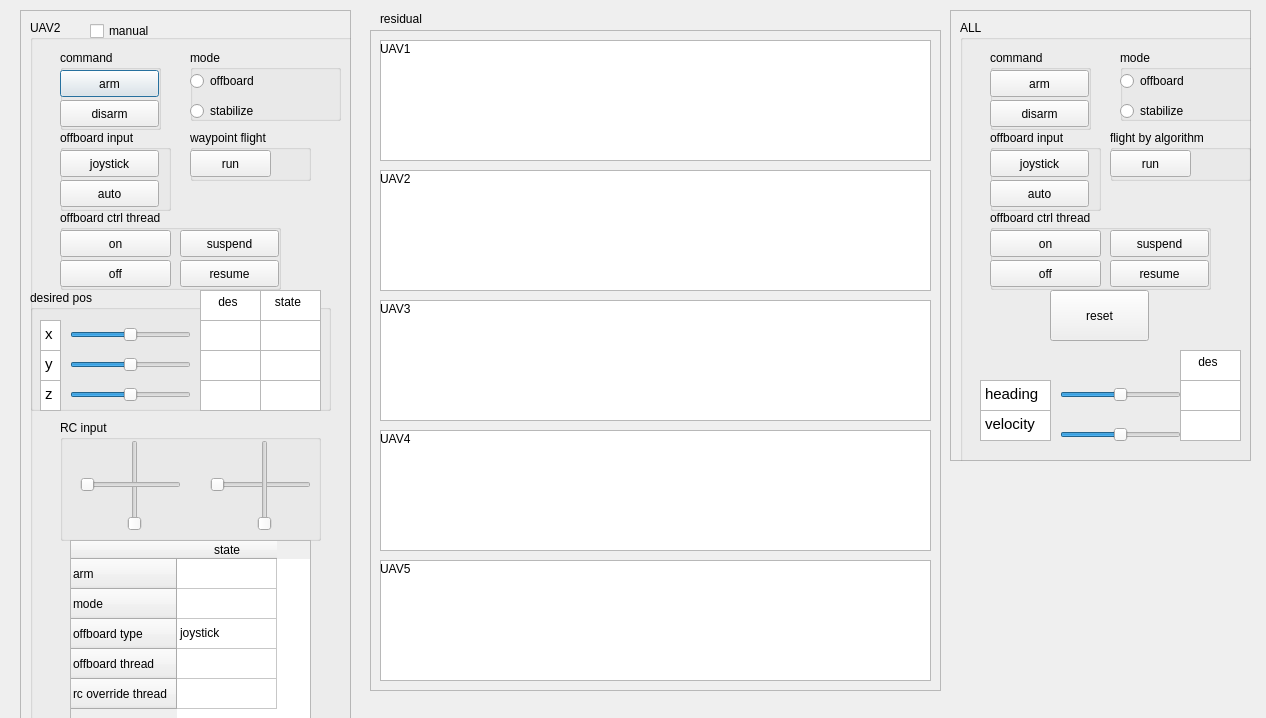
 <widget class="QDialog" name="Dialog">
  <property name="geometry">
   <rect>
    <x>0</x>
    <y>0</y>
    <width>1266</width>
    <height>718</height>
   </rect>
  </property>
  <property name="windowTitle">
   <string>Dialog</string>
  </property>
  <widget class="QFrame" name="frame">
   <property name="geometry">
    <rect>
     <x>370</x>
     <y>30</y>
     <width>571</width>
     <height>661</height>
    </rect>
   </property>
   <property name="frameShape">
    <enum>QFrame::StyledPanel</enum>
   </property>
   <property name="frameShadow">
    <enum>QFrame::Raised</enum>
   </property>
   <widget class="QGraphicsView" name="graphicsView_1">
    <property name="geometry">
     <rect>
      <x>10</x>
      <y>10</y>
      <width>551</width>
      <height>121</height>
     </rect>
    </property>
   </widget>
   <widget class="QGraphicsView" name="graphicsView_2">
    <property name="geometry">
     <rect>
      <x>10</x>
      <y>140</y>
      <width>551</width>
      <height>121</height>
     </rect>
    </property>
   </widget>
   <widget class="QGraphicsView" name="graphicsView_3">
    <property name="geometry">
     <rect>
      <x>10</x>
      <y>270</y>
      <width>551</width>
      <height>121</height>
     </rect>
    </property>
   </widget>
   <widget class="QGraphicsView" name="graphicsView_4">
    <property name="geometry">
     <rect>
      <x>10</x>
      <y>400</y>
      <width>551</width>
      <height>121</height>
     </rect>
    </property>
   </widget>
   <widget class="QGraphicsView" name="graphicsView_5">
    <property name="geometry">
     <rect>
      <x>10</x>
      <y>530</y>
      <width>551</width>
      <height>121</height>
     </rect>
    </property>
   </widget>
   <widget class="QLabel" name="label">
    <property name="geometry">
     <rect>
      <x>10</x>
      <y>10</y>
      <width>67</width>
      <height>17</height>
     </rect>
    </property>
    <property name="text">
     <string>UAV1</string>
    </property>
   </widget>
   <widget class="QLabel" name="label_2">
    <property name="geometry">
     <rect>
      <x>10</x>
      <y>140</y>
      <width>67</width>
      <height>17</height>
     </rect>
    </property>
    <property name="text">
     <string>UAV2</string>
    </property>
   </widget>
   <widget class="QLabel" name="label_3">
    <property name="geometry">
     <rect>
      <x>10</x>
      <y>270</y>
      <width>67</width>
      <height>17</height>
     </rect>
    </property>
    <property name="text">
     <string>UAV3</string>
    </property>
   </widget>
   <widget class="QLabel" name="label_4">
    <property name="geometry">
     <rect>
      <x>10</x>
      <y>400</y>
      <width>67</width>
      <height>17</height>
     </rect>
    </property>
    <property name="text">
     <string>UAV4</string>
    </property>
   </widget>
   <widget class="QLabel" name="label_5">
    <property name="geometry">
     <rect>
      <x>10</x>
      <y>530</y>
      <width>67</width>
      <height>17</height>
     </rect>
    </property>
    <property name="text">
     <string>UAV5</string>
    </property>
   </widget>
  </widget>
  <widget class="QLabel" name="label_6">
   <property name="geometry">
    <rect>
     <x>380</x>
     <y>10</y>
     <width>67</width>
     <height>17</height>
    </rect>
   </property>
   <property name="text">
    <string>residual</string>
   </property>
  </widget>
  <widget class="QFrame" name="frame_3">
   <property name="geometry">
    <rect>
     <x>20</x>
     <y>10</y>
     <width>331</width>
     <height>711</height>
    </rect>
   </property>
   <property name="frameShape">
    <enum>QFrame::StyledPanel</enum>
   </property>
   <property name="frameShadow">
    <enum>QFrame::Raised</enum>
   </property>
   <widget class="QGroupBox" name="groupBox_4">
    <property name="geometry">
     <rect>
      <x>10</x>
      <y>10</y>
      <width>331</width>
      <height>701</height>
     </rect>
    </property>
    <property name="title">
     <string>UAV2</string>
    </property>
    <widget class="QGroupBox" name="groupBox_7">
     <property name="geometry">
      <rect>
       <x>0</x>
       <y>270</y>
       <width>301</width>
       <height>121</height>
      </rect>
     </property>
     <property name="title">
      <string>desired pos</string>
     </property>
     <widget class="QSlider" name="horizontalSlider_des_x_1">
      <property name="geometry">
       <rect>
        <x>40</x>
        <y>30</y>
        <width>121</width>
        <height>29</height>
       </rect>
      </property>
      <property name="minimum">
       <number>-20</number>
      </property>
      <property name="maximum">
       <number>20</number>
      </property>
      <property name="value">
       <number>0</number>
      </property>
      <property name="sliderPosition">
       <number>0</number>
      </property>
      <property name="orientation">
       <enum>Qt::Horizontal</enum>
      </property>
     </widget>
     <widget class="QSlider" name="horizontalSlider_des_y_1">
      <property name="geometry">
       <rect>
        <x>40</x>
        <y>60</y>
        <width>121</width>
        <height>29</height>
       </rect>
      </property>
      <property name="minimum">
       <number>-20</number>
      </property>
      <property name="maximum">
       <number>20</number>
      </property>
      <property name="value">
       <number>0</number>
      </property>
      <property name="orientation">
       <enum>Qt::Horizontal</enum>
      </property>
     </widget>
     <widget class="QSlider" name="horizontalSlider_des_z_1">
      <property name="geometry">
       <rect>
        <x>40</x>
        <y>90</y>
        <width>121</width>
        <height>29</height>
       </rect>
      </property>
      <property name="minimum">
       <number>-20</number>
      </property>
      <property name="maximum">
       <number>20</number>
      </property>
      <property name="value">
       <number>0</number>
      </property>
      <property name="orientation">
       <enum>Qt::Horizontal</enum>
      </property>
     </widget>
     <widget class="QTextEdit" name="textEdit">
      <property name="geometry">
       <rect>
        <x>10</x>
        <y>30</y>
        <width>21</width>
        <height>31</height>
       </rect>
      </property>
      <property name="html">
       <string>&lt;!DOCTYPE HTML PUBLIC &quot;-//W3C//DTD HTML 4.0//EN&quot; &quot;http://www.w3.org/TR/REC-html40/strict.dtd&quot;&gt;
&lt;html&gt;&lt;head&gt;&lt;meta name=&quot;qrichtext&quot; content=&quot;1&quot; /&gt;&lt;style type=&quot;text/css&quot;&gt;
p, li { white-space: pre-wrap; }
&lt;/style&gt;&lt;/head&gt;&lt;body style=&quot; font-family:'Ubuntu'; font-size:11pt; font-weight:400; font-style:normal;&quot;&gt;
&lt;p style=&quot; margin-top:0px; margin-bottom:0px; margin-left:0px; margin-right:0px; -qt-block-indent:0; text-indent:0px;&quot;&gt;x&lt;/p&gt;&lt;/body&gt;&lt;/html&gt;</string>
      </property>
     </widget>
     <widget class="QTextEdit" name="textEdit_2">
      <property name="geometry">
       <rect>
        <x>10</x>
        <y>60</y>
        <width>21</width>
        <height>31</height>
       </rect>
      </property>
      <property name="html">
       <string>&lt;!DOCTYPE HTML PUBLIC &quot;-//W3C//DTD HTML 4.0//EN&quot; &quot;http://www.w3.org/TR/REC-html40/strict.dtd&quot;&gt;
&lt;html&gt;&lt;head&gt;&lt;meta name=&quot;qrichtext&quot; content=&quot;1&quot; /&gt;&lt;style type=&quot;text/css&quot;&gt;
p, li { white-space: pre-wrap; }
&lt;/style&gt;&lt;/head&gt;&lt;body style=&quot; font-family:'Ubuntu'; font-size:11pt; font-weight:400; font-style:normal;&quot;&gt;
&lt;p style=&quot; margin-top:0px; margin-bottom:0px; margin-left:0px; margin-right:0px; -qt-block-indent:0; text-indent:0px;&quot;&gt;y&lt;/p&gt;&lt;/body&gt;&lt;/html&gt;</string>
      </property>
     </widget>
     <widget class="QTextEdit" name="textEdit_3">
      <property name="geometry">
       <rect>
        <x>10</x>
        <y>90</y>
        <width>21</width>
        <height>31</height>
       </rect>
      </property>
      <property name="html">
       <string>&lt;!DOCTYPE HTML PUBLIC &quot;-//W3C//DTD HTML 4.0//EN&quot; &quot;http://www.w3.org/TR/REC-html40/strict.dtd&quot;&gt;
&lt;html&gt;&lt;head&gt;&lt;meta name=&quot;qrichtext&quot; content=&quot;1&quot; /&gt;&lt;style type=&quot;text/css&quot;&gt;
p, li { white-space: pre-wrap; }
&lt;/style&gt;&lt;/head&gt;&lt;body style=&quot; font-family:'Ubuntu'; font-size:11pt; font-weight:400; font-style:normal;&quot;&gt;
&lt;p style=&quot; margin-top:0px; margin-bottom:0px; margin-left:0px; margin-right:0px; -qt-block-indent:0; text-indent:0px;&quot;&gt;z&lt;/p&gt;&lt;/body&gt;&lt;/html&gt;</string>
      </property>
     </widget>
     <widget class="QPlainTextEdit" name="plainTextEdit_des_z_1">
      <property name="geometry">
       <rect>
        <x>170</x>
        <y>90</y>
        <width>61</width>
        <height>31</height>
       </rect>
      </property>
      <property name="plainText">
       <string/>
      </property>
     </widget>
     <widget class="QPlainTextEdit" name="plainTextEdit_des_x_1">
      <property name="geometry">
       <rect>
        <x>170</x>
        <y>30</y>
        <width>61</width>
        <height>31</height>
       </rect>
      </property>
      <property name="verticalScrollBarPolicy">
       <enum>Qt::ScrollBarAsNeeded</enum>
      </property>
      <property name="horizontalScrollBarPolicy">
       <enum>Qt::ScrollBarAlwaysOff</enum>
      </property>
      <property name="plainText">
       <string/>
      </property>
     </widget>
     <widget class="QPlainTextEdit" name="plainTextEdit_des_y_1">
      <property name="geometry">
       <rect>
        <x>170</x>
        <y>60</y>
        <width>61</width>
        <height>31</height>
       </rect>
      </property>
      <property name="plainText">
       <string/>
      </property>
     </widget>
     <widget class="QPlainTextEdit" name="plainTextEdit_state_x_1">
      <property name="geometry">
       <rect>
        <x>230</x>
        <y>30</y>
        <width>61</width>
        <height>31</height>
       </rect>
      </property>
      <property name="verticalScrollBarPolicy">
       <enum>Qt::ScrollBarAsNeeded</enum>
      </property>
      <property name="horizontalScrollBarPolicy">
       <enum>Qt::ScrollBarAlwaysOff</enum>
      </property>
      <property name="plainText">
       <string/>
      </property>
     </widget>
     <widget class="QPlainTextEdit" name="plainTextEdit_state_y_1">
      <property name="geometry">
       <rect>
        <x>230</x>
        <y>60</y>
        <width>61</width>
        <height>31</height>
       </rect>
      </property>
      <property name="plainText">
       <string/>
      </property>
     </widget>
     <widget class="QPlainTextEdit" name="plainTextEdit_state_z_1">
      <property name="geometry">
       <rect>
        <x>230</x>
        <y>90</y>
        <width>61</width>
        <height>31</height>
       </rect>
      </property>
      <property name="plainText">
       <string/>
      </property>
     </widget>
     <widget class="QPlainTextEdit" name="plainTextEdit_des_x_6">
      <property name="geometry">
       <rect>
        <x>170</x>
        <y>0</y>
        <width>61</width>
        <height>31</height>
       </rect>
      </property>
      <property name="verticalScrollBarPolicy">
       <enum>Qt::ScrollBarAsNeeded</enum>
      </property>
      <property name="horizontalScrollBarPolicy">
       <enum>Qt::ScrollBarAlwaysOff</enum>
      </property>
      <property name="plainText">
       <string>    des</string>
      </property>
     </widget>
     <widget class="QPlainTextEdit" name="plainTextEdit_des_x_7">
      <property name="geometry">
       <rect>
        <x>230</x>
        <y>0</y>
        <width>61</width>
        <height>31</height>
       </rect>
      </property>
      <property name="verticalScrollBarPolicy">
       <enum>Qt::ScrollBarAsNeeded</enum>
      </property>
      <property name="horizontalScrollBarPolicy">
       <enum>Qt::ScrollBarAlwaysOff</enum>
      </property>
      <property name="plainText">
       <string>   state</string>
      </property>
     </widget>
    </widget>
    <widget class="QGroupBox" name="groupBox_2">
     <property name="geometry">
      <rect>
       <x>30</x>
       <y>400</y>
       <width>261</width>
       <height>121</height>
      </rect>
     </property>
     <property name="title">
      <string>RC input</string>
     </property>
     <widget class="QSlider" name="verticalSlider_pitch_1">
      <property name="geometry">
       <rect>
        <x>60</x>
        <y>20</y>
        <width>29</width>
        <height>91</height>
       </rect>
      </property>
      <property name="orientation">
       <enum>Qt::Vertical</enum>
      </property>
     </widget>
     <widget class="QSlider" name="horizontalSlider_roll_1">
      <property name="geometry">
       <rect>
        <x>150</x>
        <y>50</y>
        <width>101</width>
        <height>29</height>
       </rect>
      </property>
      <property name="orientation">
       <enum>Qt::Horizontal</enum>
      </property>
     </widget>
     <widget class="QSlider" name="verticalSlider_throttle_1">
      <property name="geometry">
       <rect>
        <x>190</x>
        <y>20</y>
        <width>29</width>
        <height>91</height>
       </rect>
      </property>
      <property name="orientation">
       <enum>Qt::Vertical</enum>
      </property>
     </widget>
     <widget class="QSlider" name="horizontalSlider_yaw_1">
      <property name="geometry">
       <rect>
        <x>20</x>
        <y>50</y>
        <width>101</width>
        <height>29</height>
       </rect>
      </property>
      <property name="orientation">
       <enum>Qt::Horizontal</enum>
      </property>
     </widget>
    </widget>
    <widget class="QGroupBox" name="groupBox_arm">
     <property name="geometry">
      <rect>
       <x>30</x>
       <y>30</y>
       <width>101</width>
       <height>80</height>
      </rect>
     </property>
     <property name="title">
      <string>command</string>
     </property>
     <widget class="QPushButton" name="pushButton_arm_2">
      <property name="geometry">
       <rect>
        <x>0</x>
        <y>20</y>
        <width>99</width>
        <height>27</height>
       </rect>
      </property>
      <property name="text">
       <string>arm</string>
      </property>
     </widget>
     <widget class="QPushButton" name="pushButton_disarm">
      <property name="geometry">
       <rect>
        <x>0</x>
        <y>50</y>
        <width>99</width>
        <height>27</height>
       </rect>
      </property>
      <property name="text">
       <string>disarm</string>
      </property>
     </widget>
    </widget>
    <widget class="QGroupBox" name="groupBox_3">
     <property name="geometry">
      <rect>
       <x>30</x>
       <y>190</y>
       <width>221</width>
       <height>80</height>
      </rect>
     </property>
     <property name="title">
      <string>offboard ctrl thread</string>
     </property>
     <widget class="QPushButton" name="pushButton">
      <property name="geometry">
       <rect>
        <x>0</x>
        <y>20</y>
        <width>111</width>
        <height>27</height>
       </rect>
      </property>
      <property name="text">
       <string>on</string>
      </property>
     </widget>
     <widget class="QPushButton" name="pushButton_2">
      <property name="geometry">
       <rect>
        <x>0</x>
        <y>50</y>
        <width>111</width>
        <height>27</height>
       </rect>
      </property>
      <property name="text">
       <string>off</string>
      </property>
     </widget>
     <widget class="QPushButton" name="pushButton_3">
      <property name="geometry">
       <rect>
        <x>120</x>
        <y>20</y>
        <width>99</width>
        <height>27</height>
       </rect>
      </property>
      <property name="text">
       <string>suspend</string>
      </property>
     </widget>
     <widget class="QPushButton" name="pushButton_4">
      <property name="geometry">
       <rect>
        <x>120</x>
        <y>50</y>
        <width>99</width>
        <height>27</height>
       </rect>
      </property>
      <property name="text">
       <string>resume</string>
      </property>
     </widget>
    </widget>
    <widget class="QTableWidget" name="tableWidget">
     <property name="geometry">
      <rect>
       <x>40</x>
       <y>520</y>
       <width>241</width>
       <height>181</height>
      </rect>
     </property>
     <row>
      <property name="text">
       <string>arm</string>
      </property>
     </row>
     <row>
      <property name="text">
       <string>mode</string>
      </property>
     </row>
     <row>
      <property name="text">
       <string>offboard type</string>
      </property>
     </row>
     <row>
      <property name="text">
       <string>offboard thread</string>
      </property>
     </row>
     <row>
      <property name="text">
       <string>rc override thread</string>
      </property>
     </row>
     <column>
      <property name="text">
       <string>state</string>
      </property>
     </column>
     <item row="1" column="0">
      <property name="text">
       <string/>
      </property>
     </item>
     <item row="2" column="0">
      <property name="text">
       <string>joystick</string>
      </property>
     </item>
    </widget>
    <widget class="QGroupBox" name="groupBox_8">
     <property name="geometry">
      <rect>
       <x>160</x>
       <y>110</y>
       <width>121</width>
       <height>51</height>
      </rect>
     </property>
     <property name="title">
      <string>waypoint flight</string>
     </property>
     <widget class="QPushButton" name="pushButton_11">
      <property name="geometry">
       <rect>
        <x>0</x>
        <y>20</y>
        <width>81</width>
        <height>27</height>
       </rect>
      </property>
      <property name="text">
       <string>run</string>
      </property>
     </widget>
    </widget>
    <widget class="QGroupBox" name="groupBox_6">
     <property name="geometry">
      <rect>
       <x>30</x>
       <y>110</y>
       <width>111</width>
       <height>81</height>
      </rect>
     </property>
     <property name="title">
      <string>offboard input</string>
     </property>
     <widget class="QPushButton" name="pushButton_9">
      <property name="geometry">
       <rect>
        <x>0</x>
        <y>20</y>
        <width>99</width>
        <height>27</height>
       </rect>
      </property>
      <property name="text">
       <string>joystick</string>
      </property>
     </widget>
     <widget class="QPushButton" name="pushButton_10">
      <property name="geometry">
       <rect>
        <x>0</x>
        <y>50</y>
        <width>99</width>
        <height>27</height>
       </rect>
      </property>
      <property name="text">
       <string>auto</string>
      </property>
     </widget>
    </widget>
    <widget class="QGroupBox" name="groupBox">
     <property name="geometry">
      <rect>
       <x>160</x>
       <y>30</y>
       <width>151</width>
       <height>71</height>
      </rect>
     </property>
     <property name="title">
      <string>mode</string>
     </property>
     <widget class="QRadioButton" name="radioButton_offboard">
      <property name="geometry">
       <rect>
        <x>0</x>
        <y>20</y>
        <width>117</width>
        <height>22</height>
       </rect>
      </property>
      <property name="text">
       <string>offboard</string>
      </property>
     </widget>
     <widget class="QRadioButton" name="radioButton_stabilize">
      <property name="geometry">
       <rect>
        <x>0</x>
        <y>50</y>
        <width>117</width>
        <height>22</height>
       </rect>
      </property>
      <property name="text">
       <string>stabilize</string>
      </property>
     </widget>
    </widget>
    <widget class="QCheckBox" name="checkBox_manual">
     <property name="geometry">
      <rect>
       <x>60</x>
       <y>0</y>
       <width>111</width>
       <height>22</height>
      </rect>
     </property>
     <property name="text">
      <string>manual</string>
     </property>
    </widget>
   </widget>
  </widget>
  <widget class="QFrame" name="frame_4">
   <property name="geometry">
    <rect>
     <x>950</x>
     <y>10</y>
     <width>301</width>
     <height>451</height>
    </rect>
   </property>
   <property name="frameShape">
    <enum>QFrame::StyledPanel</enum>
   </property>
   <property name="frameShadow">
    <enum>QFrame::Raised</enum>
   </property>
   <widget class="QGroupBox" name="groupBox_22">
    <property name="geometry">
     <rect>
      <x>10</x>
      <y>10</y>
      <width>301</width>
      <height>461</height>
     </rect>
    </property>
    <property name="title">
     <string>ALL</string>
    </property>
    <widget class="QGroupBox" name="groupBox_arm_5">
     <property name="geometry">
      <rect>
       <x>30</x>
       <y>30</y>
       <width>101</width>
       <height>80</height>
      </rect>
     </property>
     <property name="title">
      <string>command</string>
     </property>
     <widget class="QPushButton" name="pushButton_arm_5">
      <property name="geometry">
       <rect>
        <x>0</x>
        <y>20</y>
        <width>99</width>
        <height>27</height>
       </rect>
      </property>
      <property name="text">
       <string>arm</string>
      </property>
     </widget>
     <widget class="QPushButton" name="pushButton_disarm_5">
      <property name="geometry">
       <rect>
        <x>0</x>
        <y>50</y>
        <width>99</width>
        <height>27</height>
       </rect>
      </property>
      <property name="text">
       <string>disarm</string>
      </property>
     </widget>
    </widget>
    <widget class="QGroupBox" name="groupBox_31">
     <property name="geometry">
      <rect>
       <x>30</x>
       <y>190</y>
       <width>221</width>
       <height>80</height>
      </rect>
     </property>
     <property name="title">
      <string>offboard ctrl thread</string>
     </property>
     <widget class="QPushButton" name="pushButton_30">
      <property name="geometry">
       <rect>
        <x>0</x>
        <y>20</y>
        <width>111</width>
        <height>27</height>
       </rect>
      </property>
      <property name="text">
       <string>on</string>
      </property>
     </widget>
     <widget class="QPushButton" name="pushButton_31">
      <property name="geometry">
       <rect>
        <x>0</x>
        <y>50</y>
        <width>111</width>
        <height>27</height>
       </rect>
      </property>
      <property name="text">
       <string>off</string>
      </property>
     </widget>
     <widget class="QPushButton" name="pushButton_32">
      <property name="geometry">
       <rect>
        <x>120</x>
        <y>20</y>
        <width>99</width>
        <height>27</height>
       </rect>
      </property>
      <property name="text">
       <string>suspend</string>
      </property>
     </widget>
     <widget class="QPushButton" name="pushButton_33">
      <property name="geometry">
       <rect>
        <x>120</x>
        <y>50</y>
        <width>99</width>
        <height>27</height>
       </rect>
      </property>
      <property name="text">
       <string>resume</string>
      </property>
     </widget>
    </widget>
    <widget class="QGroupBox" name="groupBox_32">
     <property name="geometry">
      <rect>
       <x>150</x>
       <y>110</y>
       <width>141</width>
       <height>51</height>
      </rect>
     </property>
     <property name="title">
      <string>flight by algorithm</string>
     </property>
     <widget class="QPushButton" name="pushButton_34">
      <property name="geometry">
       <rect>
        <x>0</x>
        <y>20</y>
        <width>81</width>
        <height>27</height>
       </rect>
      </property>
      <property name="text">
       <string>run</string>
      </property>
     </widget>
    </widget>
    <widget class="QGroupBox" name="groupBox_33">
     <property name="geometry">
      <rect>
       <x>30</x>
       <y>110</y>
       <width>111</width>
       <height>81</height>
      </rect>
     </property>
     <property name="title">
      <string>offboard input</string>
     </property>
     <widget class="QPushButton" name="pushButton_35">
      <property name="geometry">
       <rect>
        <x>0</x>
        <y>20</y>
        <width>99</width>
        <height>27</height>
       </rect>
      </property>
      <property name="text">
       <string>joystick</string>
      </property>
     </widget>
     <widget class="QPushButton" name="pushButton_36">
      <property name="geometry">
       <rect>
        <x>0</x>
        <y>50</y>
        <width>99</width>
        <height>27</height>
       </rect>
      </property>
      <property name="text">
       <string>auto</string>
      </property>
     </widget>
    </widget>
    <widget class="QGroupBox" name="groupBox_34">
     <property name="geometry">
      <rect>
       <x>160</x>
       <y>30</y>
       <width>151</width>
       <height>71</height>
      </rect>
     </property>
     <property name="title">
      <string>mode</string>
     </property>
     <widget class="QRadioButton" name="radioButton_offboard_5">
      <property name="geometry">
       <rect>
        <x>0</x>
        <y>20</y>
        <width>117</width>
        <height>22</height>
       </rect>
      </property>
      <property name="text">
       <string>offboard</string>
      </property>
     </widget>
     <widget class="QRadioButton" name="radioButton_stabilize_5">
      <property name="geometry">
       <rect>
        <x>0</x>
        <y>50</y>
        <width>117</width>
        <height>22</height>
       </rect>
      </property>
      <property name="text">
       <string>stabilize</string>
      </property>
     </widget>
    </widget>
    <widget class="QPushButton" name="pushButton_12">
     <property name="geometry">
      <rect>
       <x>90</x>
       <y>270</y>
       <width>99</width>
       <height>51</height>
      </rect>
     </property>
     <property name="text">
      <string>reset</string>
     </property>
    </widget>
    <widget class="QTextEdit" name="textEdit_11">
     <property name="geometry">
      <rect>
       <x>20</x>
       <y>390</y>
       <width>71</width>
       <height>31</height>
      </rect>
     </property>
     <property name="html">
      <string>&lt;!DOCTYPE HTML PUBLIC &quot;-//W3C//DTD HTML 4.0//EN&quot; &quot;http://www.w3.org/TR/REC-html40/strict.dtd&quot;&gt;
&lt;html&gt;&lt;head&gt;&lt;meta name=&quot;qrichtext&quot; content=&quot;1&quot; /&gt;&lt;style type=&quot;text/css&quot;&gt;
p, li { white-space: pre-wrap; }
&lt;/style&gt;&lt;/head&gt;&lt;body style=&quot; font-family:'Ubuntu'; font-size:11pt; font-weight:400; font-style:normal;&quot;&gt;
&lt;p style=&quot; margin-top:0px; margin-bottom:0px; margin-left:0px; margin-right:0px; -qt-block-indent:0; text-indent:0px;&quot;&gt;velocity&lt;/p&gt;&lt;/body&gt;&lt;/html&gt;</string>
     </property>
    </widget>
    <widget class="QPlainTextEdit" name="plainTextEdit_des_x_12">
     <property name="geometry">
      <rect>
       <x>220</x>
       <y>330</y>
       <width>61</width>
       <height>31</height>
      </rect>
     </property>
     <property name="verticalScrollBarPolicy">
      <enum>Qt::ScrollBarAsNeeded</enum>
     </property>
     <property name="horizontalScrollBarPolicy">
      <enum>Qt::ScrollBarAlwaysOff</enum>
     </property>
     <property name="plainText">
      <string>    des</string>
     </property>
    </widget>
    <widget class="QPlainTextEdit" name="plainTextEdit_formation_heading">
     <property name="geometry">
      <rect>
       <x>220</x>
       <y>360</y>
       <width>61</width>
       <height>31</height>
      </rect>
     </property>
     <property name="verticalScrollBarPolicy">
      <enum>Qt::ScrollBarAsNeeded</enum>
     </property>
     <property name="horizontalScrollBarPolicy">
      <enum>Qt::ScrollBarAlwaysOff</enum>
     </property>
     <property name="plainText">
      <string/>
     </property>
    </widget>
    <widget class="QTextEdit" name="textEdit_10">
     <property name="geometry">
      <rect>
       <x>20</x>
       <y>360</y>
       <width>71</width>
       <height>31</height>
      </rect>
     </property>
     <property name="html">
      <string>&lt;!DOCTYPE HTML PUBLIC &quot;-//W3C//DTD HTML 4.0//EN&quot; &quot;http://www.w3.org/TR/REC-html40/strict.dtd&quot;&gt;
&lt;html&gt;&lt;head&gt;&lt;meta name=&quot;qrichtext&quot; content=&quot;1&quot; /&gt;&lt;style type=&quot;text/css&quot;&gt;
p, li { white-space: pre-wrap; }
&lt;/style&gt;&lt;/head&gt;&lt;body style=&quot; font-family:'Ubuntu'; font-size:11pt; font-weight:400; font-style:normal;&quot;&gt;
&lt;p style=&quot; margin-top:0px; margin-bottom:0px; margin-left:0px; margin-right:0px; -qt-block-indent:0; text-indent:0px;&quot;&gt;heading&lt;/p&gt;&lt;/body&gt;&lt;/html&gt;</string>
     </property>
    </widget>
    <widget class="QSlider" name="horizontalSlider_velocity">
     <property name="geometry">
      <rect>
       <x>100</x>
       <y>400</y>
       <width>121</width>
       <height>29</height>
      </rect>
     </property>
     <property name="minimum">
      <number>-20</number>
     </property>
     <property name="maximum">
      <number>20</number>
     </property>
     <property name="value">
      <number>0</number>
     </property>
     <property name="orientation">
      <enum>Qt::Horizontal</enum>
     </property>
    </widget>
    <widget class="QPlainTextEdit" name="plainTextEdit_formation_velocity">
     <property name="geometry">
      <rect>
       <x>220</x>
       <y>390</y>
       <width>61</width>
       <height>31</height>
      </rect>
     </property>
     <property name="plainText">
      <string/>
     </property>
    </widget>
    <widget class="QSlider" name="horizontalSlider_heading">
     <property name="geometry">
      <rect>
       <x>100</x>
       <y>360</y>
       <width>121</width>
       <height>29</height>
      </rect>
     </property>
     <property name="minimum">
      <number>-90</number>
     </property>
     <property name="maximum">
      <number>90</number>
     </property>
     <property name="value">
      <number>0</number>
     </property>
     <property name="sliderPosition">
      <number>0</number>
     </property>
     <property name="orientation">
      <enum>Qt::Horizontal</enum>
     </property>
    </widget>
   </widget>
  </widget>
 </widget>
